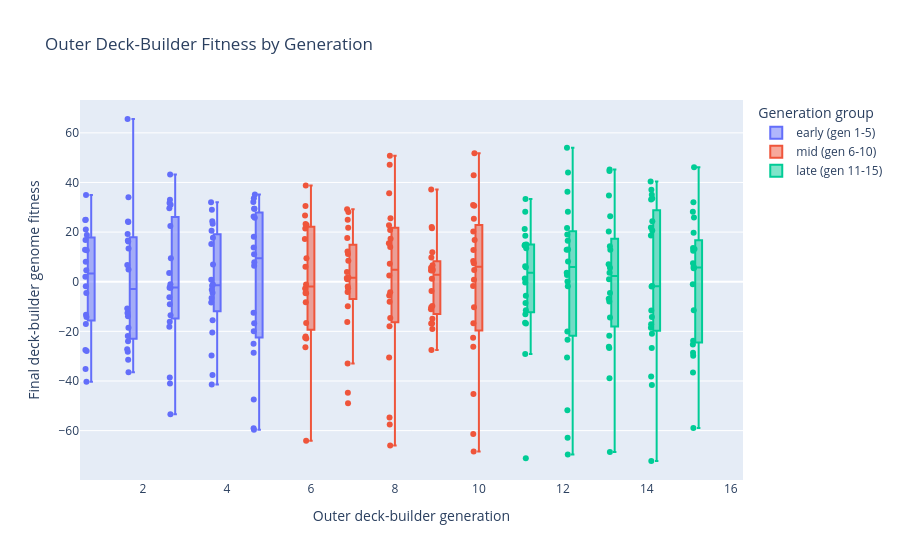

The cell this chart's notebook holds for it:
### Markdown cell above
## 1. Outer Deck-Builder Fitness

This graph answers: is the deck-builder producing better decks over outer generations?

Each point is one logged deck-builder genome/deck. The y-axis is final deck-builder fitness after evaluation. The x-axis is `outer_gen`. The box summarizes the generation: median, spread, and outliers.

How to read it:

- Rising median means the average generated deck is improving.
- Rising maximum with flat median means training finds occasional strong decks, but the whole population is not consistently better.
- Wide boxes mean a generation has very uneven deck quality.
- Late outliers are good deck candidates, but they do not prove the whole meta improved.

### Code cell
plot_outer_fitness_distribution(group_count=3).show()

### Figure 1 — Plotly figure (JSON) as saved in the notebook; plotly's stock layout.template omitted (floating-point values rounded to 4 significant figures; data arrays with more than 128 entries replaced by an {"elided": "..."} marker saying what was removed)
{"data": [{"alignmentgroup": "True", "boxpoints": "all", "customdata": {"elided": "100x2 str values"}, "hovertemplate": "Generation group=early (gen 1-5)<br>Outer deck-builder generation=%{x}<br>Final deck-builder genome fitness=%{y}<br>deck_id=%{customdata[0]}<br>composition=%{customdata[1]}<extra></extra>", "legendgroup": "early (gen 1-5)", "marker": {"color": "#636efa"}, "name": "early (gen 1-5)", "notched": false, "offsetgroup": "early (gen 1-5)", "orientation": "v", "showlegend": true, "type": "box", "x": [1, 1, 1, 1, 1, 1, 1, 1, 1, 1, 1, 1, 1, 1, 1, 1, 1, 1, 1, 1, 2, 2, 2, 2, 2, 2, 2, 2, 2, 2, 2, 2, 2, 2, 2, 2, 2, 2, 2, 2, 3, 3, 3, 3, 3, 3, 3, 3, 3, 3, 3, 3, 3, 3, 3, 3, 3, 3, 3, 3, 4, 4, 4, 4, 4, 4, 4, 4, 4, 4, 4, 4, 4, 4, 4, 4, 4, 4, 4, 4, 5, 5, 5, 5, 5, 5, 5, 5, 5, 5, 5, 5, 5, 5, 5, 5, 5, 5, 5, 5], "x0": " ", "xaxis": "x", "y": [-27.5, 2.0, -13.33, -14.25, -27.92, 4.583, 25.0, 24.92, -17.08, -4.5, 8.083, 12.67, 16.83, -1.833, 21.08, -40.33, -35.17, 18.83, 12.92, 35.0, 24.08, 34.08, 19.25, -12.58, 6.75, 13.42, 24.25, 16.58, -27.25, -28.25, 4.917, 65.58, -10.83, 16.25, -31.42, -21.92, -13.92, -24.0, -36.5, -18.5, 31.75, -18.17, 9.417, -1.0, -16.08, -6.25, -53.42, 43.25, 33.08, 22.5, -13.5, 29.58, -38.58, -2.417, 3.5, 31.0, -2.417, -2.167, -41.0, -9.083, 32.0, -1.167, 24.42, -1.583, -4.417, -41.42, 0.8333, -6.583, -15.5, 15.17, -20.5, -29.75, -3.25, 6.917, 17.75, 29.0, -8.333, -37.58, 20.58, 23.42, 18.08, -12.5, 25.75, -59.08, -47.5, 33.67, 13.75, 29.42, -19.92, 35.17, -59.67, -16.75, 7.833, 32.17, -25.0, 6.417, 11.08, -28.67, 26.33, 29.42], "y0": " ", "yaxis": "y"}, {"alignmentgroup": "True", "boxpoints": "all", "customdata": {"elided": "100x2 str values"}, "hovertemplate": "Generation group=mid (gen 6-10)<br>Outer deck-builder generation=%{x}<br>Final deck-builder genome fitness=%{y}<br>deck_id=%{customdata[0]}<br>composition=%{customdata[1]}<extra></extra>", "legendgroup": "mid (gen 6-10)", "marker": {"color": "#EF553B"}, "name": "mid (gen 6-10)", "notched": false, "offsetgroup": "mid (gen 6-10)", "orientation": "v", "showlegend": true, "type": "box", "x": [10, 10, 10, 10, 10, 10, 10, 10, 10, 10, 10, 10, 10, 10, 10, 10, 10, 10, 10, 10, 6, 6, 6, 6, 6, 6, 6, 6, 6, 6, 6, 6, 6, 6, 6, 6, 6, 6, 6, 6, 7, 7, 7, 7, 7, 7, 7, 7, 7, 7, 7, 7, 7, 7, 7, 7, 7, 7, 7, 7, 8, 8, 8, 8, 8, 8, 8, 8, 8, 8, 8, 8, 8, 8, 8, 8, 8, 8, 8, 8, 9, 9, 9, 9, 9, 9, 9, 9, 9, 9, 9, 9, 9, 9, 9, 9, 9, 9, 9, 9], "x0": " ", "xaxis": "x", "y": [8.333, 25.42, 12.75, 42.92, 4.75, -1.75, 30.92, -26.25, 7.417, 30.58, -16.75, 0.8333, 20.25, -45.25, 16.83, 51.75, -68.42, -10.33, -22.58, -61.42, 21.5, 6.0, -22.08, 38.75, 17.25, 9.417, -22.92, -64.08, 30.5, -4.583, 23.25, -22.58, -16.67, -2.75, -26.42, -1.167, -4.667, 22.83, -8.25, 26.67, 25.0, 21.75, -16.25, 28.08, -33.0, 17.67, 29.17, 1.0, -9.833, 8.417, 12.17, 1.667, 3.917, 1.5, -44.75, -1.917, 11.17, -49.0, -4.167, -2.583, 7.25, 22.75, -8.083, 25.58, 14.0, 47.17, -17.92, 15.5, -57.58, -66.0, 17.33, 50.75, 20.83, 2.5, 35.67, -54.75, -5.5, -30.58, -14.67, -4.25, -10.33, -16.83, -16.83, -11.08, 9.75, -9.75, 6.667, -27.5, -19.08, -3.75, 11.92, 5.667, 4.5, 4.5, 21.58, 37.17, 22.08, -14.92, 5.083, 1.167], "y0": " ", "yaxis": "y"}, {"alignmentgroup": "True", "boxpoints": "all", "customdata": {"elided": "100x2 str values"}, "hovertemplate": "Generation group=late (gen 11-15)<br>Outer deck-builder generation=%{x}<br>Final deck-builder genome fitness=%{y}<br>deck_id=%{customdata[0]}<br>composition=%{customdata[1]}<extra></extra>", "legendgroup": "late (gen 11-15)", "marker": {"color": "#00cc96"}, "name": "late (gen 11-15)", "notched": false, "offsetgroup": "late (gen 11-15)", "orientation": "v", "showlegend": true, "type": "box", "x": [11, 11, 11, 11, 11, 11, 11, 11, 11, 11, 11, 11, 11, 11, 11, 11, 11, 11, 11, 11, 12, 12, 12, 12, 12, 12, 12, 12, 12, 12, 12, 12, 12, 12, 12, 12, 12, 12, 12, 12, 13, 13, 13, 13, 13, 13, 13, 13, 13, 13, 13, 13, 13, 13, 13, 13, 13, 13, 13, 13, 14, 14, 14, 14, 14, 14, 14, 14, 14, 14, 14, 14, 14, 14, 14, 14, 14, 14, 14, 14, 15, 15, 15, 15, 15, 15, 15, 15, 15, 15, 15, 15, 15, 15, 15, 15, 15, 15, 15, 15], "x0": " ", "xaxis": "x", "y": [-5.667, 28.25, -13.08, 15.0, -16.83, -11.5, 14.58, 21.25, 13.5, 14.92, 1.333, -16.5, 33.33, 5.833, -29.08, 18.5, 6.25, -71.17, -0.3333, -8.583, -20.08, 19.0, 28.17, -1.833, -62.83, -30.5, -69.67, -23.42, 8.167, 44.0, 0.08333, 2.667, -51.75, 3.667, 21.67, 54.0, 36.25, 13.0, 12.92, 16.5, 45.25, 7.083, 12.92, 14.33, 20.25, -38.92, 26.42, -21.75, -6.833, 5.667, 34.75, 1.0, -68.58, -26.25, 3.667, 44.58, -14.42, -26.67, -4.5, -8.0, 18.67, 37.08, 33.17, -72.25, 20.67, 35.08, -1.75, -18.58, -17.17, -41.67, -38.17, -20.92, 33.58, -14.25, 21.83, -11.58, 40.42, -26.67, -1.917, 24.42, 46.17, 12.5, -11.5, 13.58, 5.5, 13.17, -29.83, 7.417, -23.83, 19.75, 6.0, 32.0, 25.92, -25.25, -1.0, -59.0, 5.417, -28.67, 28.25, -36.58], "y0": " ", "yaxis": "y"}], "layout": {"boxmode": "group", "legend": {"title": {"text": "Generation group"}, "tracegroupgap": 0}, "title": {"text": "Outer Deck-Builder Fitness by Generation"}, "xaxis": {"anchor": "y", "domain": [0, 1], "title": {"text": "Outer deck-builder generation"}}, "yaxis": {"anchor": "x", "domain": [0, 1], "title": {"text": "Final deck-builder genome fitness"}}}}
